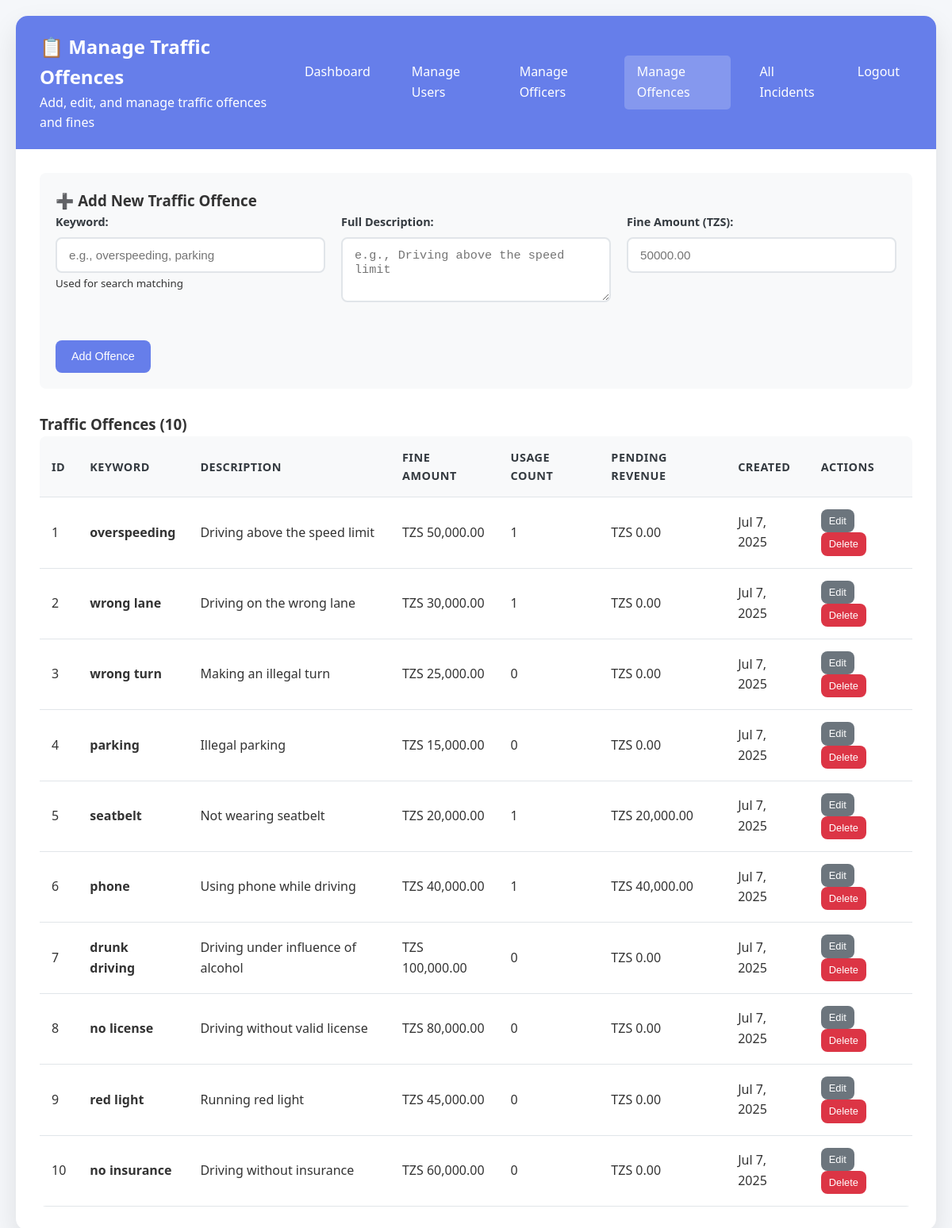
Screenshot of /admin/manage_offences.php (signed in) with the database file from the repository.
### tables this page shows
CREATE TABLE `offences` (
  `id` int(11) NOT NULL,
  `keyword` varchar(100) NOT NULL,
  `description` text NOT NULL,
  `amount_tzs` decimal(10,2) NOT NULL,
  `created_at` timestamp NOT NULL DEFAULT current_timestamp()
);

### config/database.php (called while the page is built, shortened)
<?php
function formatCurrency($amount) {
    return 'TZS ' . number_format($amount, 2);
}
?>

### admin/manage_offences.php (the view, shortened to what this page needs)
<?php
require_once '../config/database.php';
$database = new Database();
$conn = $database->getConnection();
$offences_query = "SELECT o.*,
                          COUNT(i.id) as usage_count,
                          SUM(CASE WHEN i.status = 'Pending' THEN o.amount_tzs ELSE 0 END) as pending_revenue
                   FROM offences o
                   LEFT JOIN incidents i ON o.id = i.offence_id
                   GROUP BY o.id
                   ORDER BY o.created_at DESC";
$offences_stmt = $conn->prepare($offences_query);
$offences_stmt->execute();
$offences = $offences_stmt->fetchAll(PDO::FETCH_ASSOC);
?>
<!DOCTYPE html>
<html lang="en">
<head>
    <link rel="stylesheet" href="../assets/css/style.css">
</head>
<body>
    <div class="container">
        <div class="dashboard">
            <div class="dashboard-header">
                <div>
                    <h2>📋 Manage Traffic Offences</h2>
                    <p>Add, edit, and manage traffic offences and fines</p>
                </div>
                <div class="dashboard-nav">
                    <a href="dashboard.php">Dashboard</a>
                    <a href="manage_users.php">Manage Users</a>
                    <a href="manage_officers.php">Manage Officers</a>
                    <a href="manage_offences.php" class="active">Manage Offences</a>
                    <a href="view_incidents.php">All Incidents</a>
                    <a href="../auth/logout.php">Logout</a>
                </div>
            </div>
            <div class="dashboard-content">
                <div style="background: #f8f9fa; padding: 20px; border-radius: 8px; margin-bottom: 30px;">
                    <h3>➕ Add New Traffic Offence</h3>
                    <form method="POST" class="form-grid">
                        <div class="form-group">
                            <label for="keyword">Keyword:</label>
                            <input type="text" name="keyword" id="keyword"
                                   placeholder="e.g., overspeeding, parking" required>
                            <small>Used for search matching</small>
                        </div>
                        <div class="form-group">
                            <label for="description">Full Description:</label>
                            <textarea name="description" id="description" rows="3"
                                      placeholder="e.g., Driving above the speed limit" required></textarea>
                        </div>
                        <div class="form-group">
                            <label for="amount_tzs">Fine Amount (TZS):</label>
                            <input type="number" name="amount_tzs" id="amount_tzs"
                                   step="0.01" min="0" placeholder="50000.00" required>
                        </div>
                        <div style="grid-column: 1 / -1;">
                            <button type="submit" class="btn btn-primary">Add Offence</button>
                        </div>
                    </form>
                </div>
                <h3>Traffic Offences (<?php echo count($offences); ?>)</h3>
                <table class="data-table">
                    <thead>
                        <tr>
                            <th>ID</th>
                            <th>Keyword</th>
                            <th>Description</th>
                            <th>Fine Amount</th>
                            <th>Usage Count</th>
                            <th>Pending Revenue</th>
                            <th>Created</th>
                            <th>Actions</th>
                        </tr>
                    </thead>
                    <tbody>
                        <?php foreach ($offences as $offence): ?>
                            <tr>
                                <td><?php echo $offence['id']; ?></td>
                                <td><strong><?php echo htmlspecialchars($offence['keyword']); ?></strong></td>
                                <td><?php echo htmlspecialchars($offence['description']); ?></td>
                                <td><?php echo formatCurrency($offence['amount_tzs']); ?></td>
                                <td><?php echo $offence['usage_count']; ?></td>
                                <td><?php echo formatCurrency($offence['pending_revenue'] ?? 0); ?></td>
                                <td><?php echo date('M j, Y', strtotime($offence['created_at'])); ?></td>
                                <td>
                                    <button onclick="editOffence(<?php echo htmlspecialchars(json_encode($offence)); ?>)"
                                            class="btn btn-secondary" style="font-size: 0.8rem; padding: 5px 10px; margin-right: 5px;">Edit</button>
                                    <form method="POST" style="display: inline;"
                                          onsubmit="return confirmDelete('Are you sure you want to delete this offence?')">
                                        <button type="submit" class="btn btn-danger" style="font-size: 0.8rem; padding: 5px 10px;">Delete</button>
                                    </form>
                                </td>
                            </tr>
                        <?php endforeach; ?>
                    </tbody>
                </table>
            </div>
        </div>
    </div>
</body>
</html>

### assets/css/style.css (style rules this page uses)
* { margin: 0; padding: 0; box-sizing: border-box; }
:root { --primary-color: #667eea; --primary-dark: #5a6fd8; --secondary-color: #6c757d; --success-color: #28a745; --warning-color: #ffc107; --danger-color: #dc3545; --info-color: #17a2b8; --light-color: #f8f9fa; --dark-color: #343a40; --white: #ffffff; --border-color: #e1e5e9; --text-color: #333; --text-muted: #6c757d; --sidebar-width: 280px; --header-height: 70px; --border-radius: 8px; --box-shadow: 0 2px 10px rgba(0, 0, 0, 0.1); --transition: all 0.3s ease; }
body { font-family: "Segoe UI", Tahoma, Geneva, Verdana, sans-serif; background: #f5f7fa; color: var(--text-color); line-height: 1.6; }
.form-grid { display: grid; grid-template-columns: repeat(auto-fit, minmax(300px, 1fr)); gap: 20px; }
.form-group { margin-bottom: 20px; }
.form-group label { display: block; margin-bottom: 8px; font-weight: 600; color: var(--dark-color); font-size: 0.9rem; }
.form-group input, .form-group select, .form-group textarea { width: 100%; padding: 12px 15px; border: 2px solid var(--border-color); border-radius: var(--border-radius); font-size: 0.95rem; transition: var(--transition); background: white; }
.btn { display: inline-flex; align-items: center; justify-content: center; padding: 10px 20px; border: none; border-radius: var(--border-radius); font-size: 0.9rem; font-weight: 500; text-decoration: none; cursor: pointer; transition: var(--transition); line-height: 1.5; gap: 8px; }
.btn-primary { background: var(--primary-color); color: white; }
.btn-secondary { background: var(--secondary-color); color: white; }
.btn-danger { background: var(--danger-color); color: white; }
.data-table { width: 100%; border-collapse: collapse; background: white; border-radius: var(--border-radius); overflow: hidden; }
.data-table th, .data-table td { padding: 15px; text-align: left; border-bottom: 1px solid var(--border-color); }
.data-table th { background: var(--light-color); font-weight: 600; color: var(--dark-color); font-size: 0.9rem; text-transform: uppercase; letter-spacing: 0.5px; }
.container { max-width: 1200px; margin: 0 auto; padding: 20px; }
.dashboard { background: white; border-radius: 15px; box-shadow: 0 15px 35px rgba(0, 0, 0, 0.1); overflow: hidden; }
.dashboard-header { background: var(--primary-color); color: white; padding: 20px 30px; display: flex; justify-content: space-between; align-items: center; }
.dashboard-nav { display: flex; gap: 20px; }
.dashboard-nav a { color: white; text-decoration: none; padding: 8px 16px; border-radius: 5px; transition: var(--transition); }
.dashboard-nav a:hover, .dashboard-nav a.active { background: rgba(255, 255, 255, 0.2); }
.dashboard-content { padding: 30px; }

### rows the page displays
offences: id "1", keyword "overspeeding", description "Driving above the speed limit", amount_tzs "TZS 50,000.00", usage_count "1", pending_revenue "TZS 0.00", created_at "Jul 7, 2025"
offences: id "2", keyword "wrong lane", description "Driving on the wrong lane", amount_tzs "TZS 30,000.00", usage_count "1", pending_revenue "TZS 0.00", created_at "Jul 7, 2025"
offences: id "3", keyword "wrong turn", description "Making an illegal turn", amount_tzs "TZS 25,000.00", usage_count "0", pending_revenue "TZS 0.00", created_at "Jul 7, 2025"
offences: id "4", keyword "parking", description "Illegal parking", amount_tzs "TZS 15,000.00", usage_count "0", pending_revenue "TZS 0.00", created_at "Jul 7, 2025"
offences: id "5", keyword "seatbelt", description "Not wearing seatbelt", amount_tzs "TZS 20,000.00", usage_count "1", pending_revenue "TZS 20,000.00", created_at "Jul 7, 2025"
offences: id "6", keyword "phone", description "Using phone while driving", amount_tzs "TZS 40,000.00", usage_count "1", pending_revenue "TZS 40,000.00", created_at "Jul 7, 2025"
offences: id "7", keyword "drunk driving", description "Driving under influence of alcohol", amount_tzs "TZS 100,000.00", usage_count "0", pending_revenue "TZS 0.00", created_at "Jul 7, 2025"
offences: id "8", keyword "no license", description "Driving without valid license", amount_tzs "TZS 80,000.00", usage_count "0", pending_revenue "TZS 0.00", created_at "Jul 7, 2025"
offences: id "9", keyword "red light", description "Running red light", amount_tzs "TZS 45,000.00", usage_count "0", pending_revenue "TZS 0.00", created_at "Jul 7, 2025"
offences: id "10", keyword "no insurance", description "Driving without insurance", amount_tzs "TZS 60,000.00", usage_count "0", pending_revenue "TZS 0.00", created_at "Jul 7, 2025"

### other values shown
count($offences) "10"
